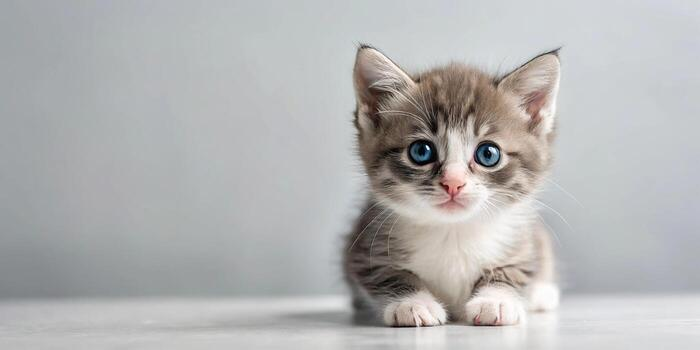
#> input picture 1_OpenCV/2_Image_Processing/cat.jpg, 700 x 350 px
$ python 10_contours.py
#> lines starting #> are read from the running program, lines starting #| are printed output that depends on the picture; after the words box and inside, x2 and y2 are one past the last pixel; in counts of white or black regions, pixels touching at a corner belong together
# Contours
# A contour is the boundary or outline of an object.
# These connected lines together form one shape/object.
import cv2

# Read image
img = cv2.imread("cat.jpg")
#> img is the input picture: shape (350, 700, 3); mean B, G, R 179.9, 179.9, 180

# Convert to grayscale
gray = cv2.cvtColor(img, cv2.COLOR_BGR2GRAY)

# Detect edges
edges = cv2.Canny(gray, 100, 200)
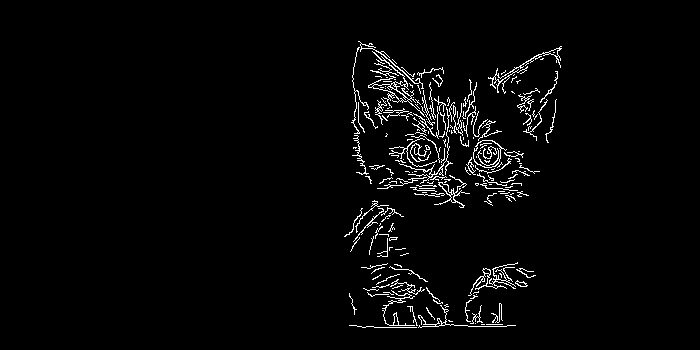
#> edges: shape (350, 700); 2.7% white in thin lines or dots, all inside (x1, y1, x2, y2) = (344, 41, 562, 328)

# Find contours
contours, hierarchy = cv2.findContours(
    edges,
    cv2.RETR_EXTERNAL,
    cv2.CHAIN_APPROX_SIMPLE
)
#> contours = 193 contours, 172 with area under 20; largest, box (x1, y1, x2, y2) and area: (473, 140, 507, 168) 606, (368, 51, 425, 117) 316, (488, 46, 562, 94) 173, (434, 175, 470, 208) 129, (468, 262, 518, 296) 89

# Draw contours
cv2.drawContours(
    img,
    contours,
    -1,                   #draw all contours
    (0, 255, 0),
    2                     #Thickness of the contour line
)
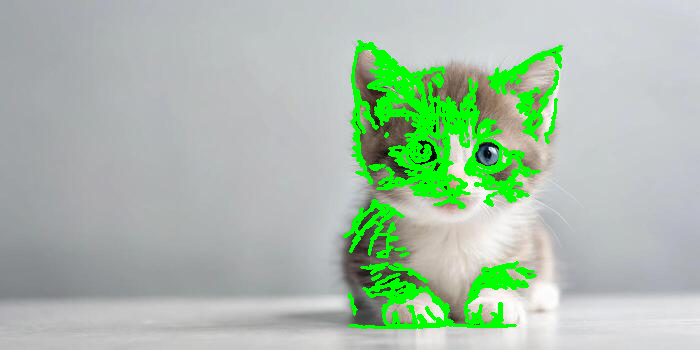
#> img: shape (350, 700, 3); 7.7% of pixels changed, all inside (x1, y1, x2, y2) = (343, 40, 563, 329)
# print(len(contours))
cv2.imshow("Contours", img)

cv2.waitKey(0)
cv2.destroyAllWindows()
